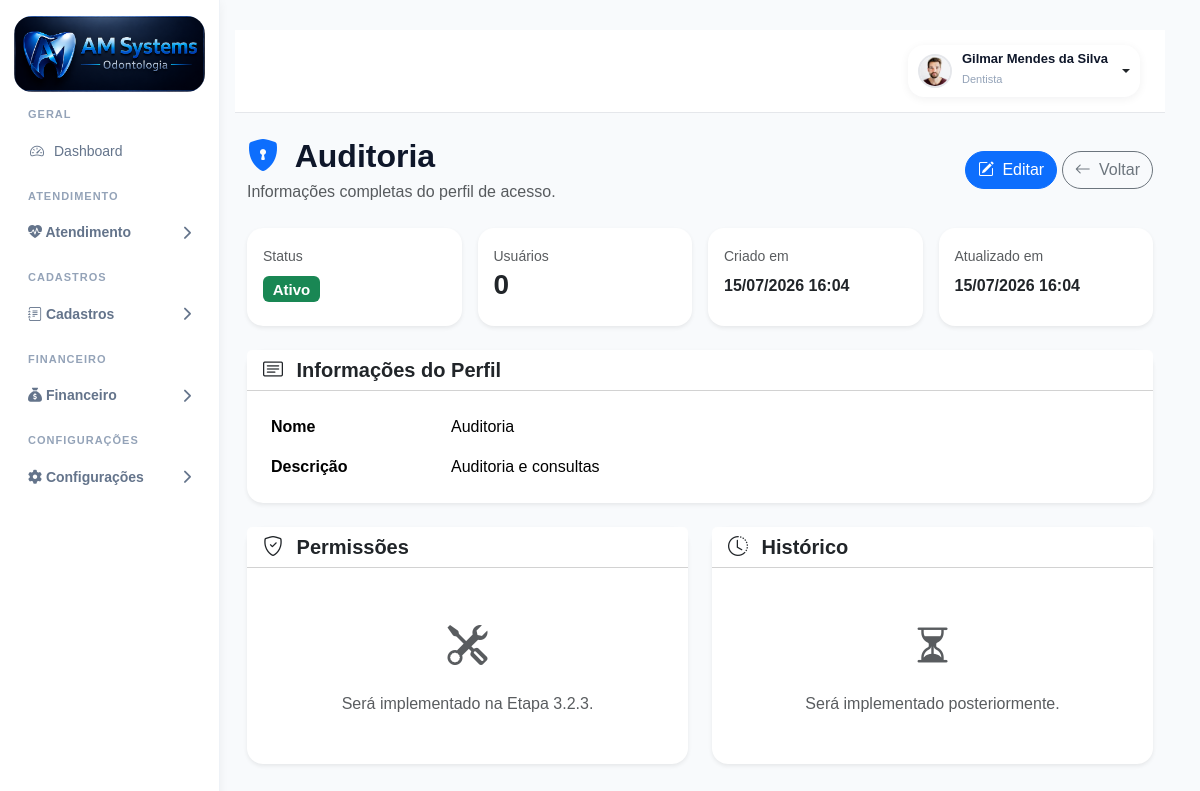
The app's page /perfis/8/ (signed in) with its own data.
### accounts/models.py (models this page shows, shortened)
class PerfilUsuario(models.Model):
    usuario = models.OneToOneField(
        User,
        on_delete=models.CASCADE,
        related_name="perfil"
    )
    perfil_acesso = models.ForeignKey(
        Perfil,
        on_delete=models.PROTECT,
        related_name="usuarios",
        verbose_name="Perfil de Acesso",
        blank=True,
        null=True
    )
    ADMIN = "admin"
    GESTOR = "gestor"
    DENTISTA = "dentista"
    SECRETARIA = "secretaria"
    ACD = "acd"
    CONTABILIDADE = "contabilidade"
    MARKETING = "marketing"
    AUDITORIA = "auditoria"
    TIPOS_USUARIO = [
        (ADMIN, "Administrador"),
        (GESTOR, "Gestor"),
        (DENTISTA, "Dentista"),
        (SECRETARIA, "Secretária"),
        (ACD, "Auxiliar de Saúde Bucal"),
        (CONTABILIDADE, "Contabilidade"),
        (MARKETING, "Marketing"),
        (AUDITORIA, "Auditoria"),
    ]
    tipo_usuario = models.CharField(
        max_length=30,
        choices=TIPOS_USUARIO,
        default=SECRETARIA
    )
    cro = models.CharField(
        max_length=20,
        blank=True,
        null=True
    )
    especialidade = models.CharField(
        max_length=100,
        blank=True,
        null=True
    )
    percentual_comissao = models.DecimalField(
        "Comissão (%)",
        max_digits=5,
        decimal_places=2,
        default=40.00,
        help_text="Percentual de comissão do dentista."
    )
    meta_mensal = models.DecimalField(
        "Meta Mensal (R$)",
        max_digits=10,
        decimal_places=2,
        default=0.00,
        help_text="Meta mensal de produção do dentista."
    )
    telefone = models.CharField(
        max_length=20,
        blank=True,
        null=True
    )
    celular = models.CharField(
        max_length=20,
        blank=True,
        null=True
    )
    cpf = models.CharField(
        max_length=14,
        blank=True,
        null=True
    )
    rg = models.CharField(
        max_length=20,
        blank=True,
        null=True
    )
    data_nascimento = models.DateField(
        blank=True,
        null=True
    )
    sexo = models.CharField(
        max_length=20,
        blank=True,
        null=True
    )
    foto = models.ImageField(
        upload_to="usuarios/fotos/",
        blank=True,
        null=True
    )
    assinatura = models.ImageField(
        upload_to="usuarios/assinaturas/",
        blank=True,
        null=True
    )
    cep = models.CharField(
        max_length=10,
        blank=True,
        null=True
    )
    logradouro = models.CharField(
        max_length=255,
        blank=True,
        null=True
    )
    numero = models.CharField(
        max_length=20,
        blank=True,
        null=True
    )
    complemento = models.CharField(
        max_length=100,
        blank=True,
        null=True
    )
    bairro = models.CharField(
        max_length=100,
        blank=True,
        null=True
    )
    cidade = models.CharField(
        max_length=100,
        blank=True,
        null=True
    )
    uf = models.CharField(
        max_length=2,
        blank=True,
        null=True
    )
    cro_uf = models.CharField(
        max_length=2,
        blank=True,
        null=True
    )
    ativo = models.BooleanField(
        default=True
    )
    somente_leitura = models.BooleanField(
        default=False
    )
    criado_em = models.DateTimeField(
        auto_now_add=True
    )
    atualizado_em = models.DateTimeField(
        auto_now=True
    )

class Perfil(models.Model):
    OPERACIONAL = "operacional"
    ADMINISTRATIVO = "administrativo"
    TIPOS_PERFIL = [
        (OPERACIONAL, "Operacional"),
        (ADMINISTRATIVO, "Administrativo"),
    ]
    nome = models.CharField(
        "Nome",
        max_length=100,
        unique=True
    )
    tipo = models.CharField(
        "Tipo do Perfil",
        max_length=20,
        choices=TIPOS_PERFIL,
        default=OPERACIONAL
    )
    descricao = models.TextField(
        "Descrição",
        blank=True,
        null=True
    )
    ativo = models.BooleanField(
        "Ativo",
        default=True
    )
    criado_em = models.DateTimeField(
        auto_now_add=True
    )
    atualizado_em = models.DateTimeField(
        auto_now=True
    )
    class Meta:
        ordering = ["tipo", "nome"]
        verbose_name = "Perfil"
        verbose_name_plural = "Perfis"

### accounts/views.py (the view)
@login_required
def perfil_detalhes(request, perfil_id):
    perfil = get_object_or_404(
        Perfil,
        id=perfil_id
    )
    context = {
        "perfil": perfil,
    }
    return render(
        request,
        "accounts/perfil_detalhes.html",
        context
    )

### accounts/templates/accounts/perfil_detalhes.html (shortened to what this page needs)
{% extends 'accounts/base.html' %}
{% block content %}
<div class="container-fluid mt-4">
    <div class="d-flex justify-content-between align-items-center flex-wrap mb-4">
        <div>
            <h2 class="fw-bold mb-1">
                <i class="bi bi-shield-lock-fill text-primary me-2"></i>
                {{ perfil.nome }}
            </h2>
            <p class="text-muted mb-0">
                Informações completas do perfil de acesso.
            </p>
        </div>
        <div>
            <a href="{% url 'editar_perfil' perfil.id %}"
               class="btn btn-primary rounded-pill">
                <i class="bi bi-pencil-square me-1"></i>
                Editar
            </a>
            <a href="{% url 'perfis' %}"
               class="btn btn-outline-secondary rounded-pill">
                <i class="bi bi-arrow-left me-1"></i>
                Voltar
            </a>
        </div>
    </div>
    <div class="row g-3 mb-4">
        <div class="col-lg-3 col-md-6">
            <div class="card border-0 shadow-sm rounded-4 h-100">
                <div class="card-body">
                    <small class="text-muted">
                        Status
                    </small>
                    <h5 class="fw-bold mt-2">
                        {% if perfil.ativo %}
                            <span class="badge bg-success">
                                Ativo
                            </span>
                        {% else %}
                            <span class="badge bg-danger">
                                Inativo
                            </span>
                        {% endif %}
                    </h5>
                </div>
            </div>
        </div>
        <div class="col-lg-3 col-md-6">
            <div class="card border-0 shadow-sm rounded-4 h-100">
                <div class="card-body">
                    <small class="text-muted">
                        Usuários
                    </small>
                    <h3 class="fw-bold">
                        0
                    </h3>
                </div>
            </div>
        </div>
        <div class="col-lg-3 col-md-6">
            <div class="card border-0 shadow-sm rounded-4 h-100">
                <div class="card-body">
                    <small class="text-muted">
                        Criado em
                    </small>
                    <h6 class="fw-bold mt-2">
                        {{ perfil.criado_em|date:"d/m/Y H:i" }}
                    </h6>
                </div>
            </div>
        </div>
        <div class="col-lg-3 col-md-6">
            <div class="card border-0 shadow-sm rounded-4 h-100">
                <div class="card-body">
                    <small class="text-muted">
                        Atualizado em
                    </small>
                    <h6 class="fw-bold mt-2">
                        {{ perfil.atualizado_em|date:"d/m/Y H:i" }}
                    </h6>
                </div>
            </div>
        </div>
    </div>
    <div class="card border-0 shadow-sm rounded-4 mb-4">
        <div class="card-header bg-white">
            <h5 class="fw-bold mb-0">
                <i class="bi bi-card-text me-2"></i>
                Informações do Perfil
            </h5>
        </div>
        <div class="card-body">
            <table class="table table-borderless mb-0">
                <tr>
                    <th width="180">
                        Nome
                    </th>
                    <td>
                        {{ perfil.nome }}
                    </td>
                </tr>
                <tr>
                    <th>
                        Descrição
                    </th>
                    <td>
                        {{ perfil.descricao|default:"Sem descrição." }}
                    </td>
                </tr>
            </table>
        </div>
    </div>
    <div class="row">
        <div class="col-lg-6 mb-4">
            <div class="card border-0 shadow-sm rounded-4 h-100">
                <div class="card-header bg-white">
                    <h5 class="fw-bold mb-0">
                        <i class="bi bi-shield-check me-2"></i>
                        Permissões
                    </h5>
                </div>
                <div class="card-body text-center text-muted py-5">
                    <i class="bi bi-tools fs-1 d-block mb-3"></i>
                    Será implementado na Etapa 3.2.3.
                </div>
            </div>
        </div>
        <div class="col-lg-6 mb-4">
            <div class="card border-0 shadow-sm rounded-4 h-100">
                <div class="card-header bg-white">
                    <h5 class="fw-bold mb-0">
                        <i class="bi bi-clock-history me-2"></i>
                        Histórico
                    </h5>
                </div>
                <div class="card-body text-center text-muted py-5">
                    <i class="bi bi-hourglass-split fs-1 d-block mb-3"></i>
                    Será implementado posteriormente.
                </div>
            </div>
        </div>
    </div>
</div>
{% endblock %}

### accounts/templates/accounts/base.html (shortened to what this page needs)
{% load static %}
{% load permissions_tags %}
<!DOCTYPE html>
<html lang="pt-br">
<head>
    <link href="https://cdn.jsdelivr.net/npm/bootstrap@5.3.3/dist/css/bootstrap.min.css" rel="stylesheet">
    <link rel="stylesheet" href="https://cdn.jsdelivr.net/npm/bootstrap-icons@1.11.3/font/bootstrap-icons.min.css">
    <link rel="stylesheet" href="https://cdnjs.cloudflare.com/ajax/libs/font-awesome/6.5.2/css/all.min.css">
    <link rel="stylesheet" href="{% static 'css/style.css' %}">
    <link rel="stylesheet" href="{% static 'css/pacientes.css' %}">
    <link rel="stylesheet" href="{% static 'css/odontograma.css' %}">
    <link rel="stylesheet" href="{% static 'css/anamnese.css' %}">
    <link rel="stylesheet" href="{% static 'css/ficha_clinica.css' %}">
    <link href="https://cdn.jsdelivr.net/npm/fullcalendar@6.1.15/index.global.min.css" rel="stylesheet">
</head>
<body>
    <div class="dashboard-wrapper">
        {% with perfil=request.user.perfil.tipo_usuario %}
        <aside class="sidebar">
            <div class="logo-area">
                <img src="{% static 'img/logo.png' %}" alt="Logo">
            </div>
<ul class="sidebar-menu">
    <div class="sidebar-section">
        GERAL
    </div>
    <li class="{% if 'dashboard' in request.path %}active{% endif %}">
        <a href="{% url 'dashboard' %}">
            <i class="bi bi-speedometer2"></i>
            <span>Dashboard</span>
        </a>
    </li>
<div class="sidebar-section">
    ATENDIMENTO
</div>
<li class="menu-group">
    <button class="menu-toggle">
        <span>
            <i class="bi bi-heart-pulse-fill"></i>
            Atendimento
        </span>
        <i class="fa-solid fa-chevron-right"></i>
    </button>
        {% possui_permissao request.user 'agenda' as pode_ver_agenda %}
        {% possui_permissao request.user 'pacientes' as pode_ver_pacientes %}
        {% possui_permissao request.user 'orcamentos' as pode_ver_orcamentos %}
        {% possui_permissao request.user 'relatorios' as pode_ver_relatorios %}
</li>
<div class="sidebar-section">
    CADASTROS
</div>
<li class="menu-group">
    <button class="menu-toggle">
        <span>
            <i class="bi bi-journal-text"></i>
            Cadastros
        </span>
        <i class="fa-solid fa-chevron-right"></i>
    </button>
        {% possui_permissao request.user 'procedimentos' as pode_ver_procedimentos %}
        {% possui_permissao request.user 'convenios' as pode_ver_convenios %}
</li>
{% possui_permissao request.user 'contas_pagar' as pode_contas_pagar %}
{% possui_permissao request.user 'contas_receber' as pode_contas_receber %}
{% possui_permissao request.user 'caixa' as pode_ver_caixa %}
{% if pode_contas_pagar or pode_contas_receber or pode_ver_caixa %}
<div class="sidebar-section">
    FINANCEIRO
</div>
<li class="menu-group">
    <button class="menu-toggle">
        <span>
            <i class="fa-solid fa-sack-dollar"></i>
            Financeiro
        </span>
        <i class="fa-solid fa-chevron-right"></i>
    </button>
       {% possui_permissao request.user "livro_caixa" "visualizar" as pode_ver_livro_caixa %}
</li>
{% endif %}
{% possui_permissao request.user 'fornecedores' as pode_ver_fornecedores %}
{% possui_permissao request.user 'produtos' as pode_ver_produtos %}
{% possui_permissao request.user 'compras' as pode_ver_compras %}
{% possui_permissao request.user 'estoque' as pode_ver_estoque %}
{% possui_permissao request.user 'movimentacoes_estoque' as pode_ver_movimentacoes %}
{% possui_permissao request.user 'produtos_criticos' as pode_ver_produtos_criticos %}
{% possui_permissao request.user 'lotes' as pode_ver_lotes %}
{% possui_permissao request.user 'marketing' as pode_marketing %}
{% possui_permissao request.user 'configuracao_clinica' as pode_configuracao_clinica %}
{% possui_permissao request.user 'metas_dentistas' as pode_metas_dentistas %}
{% possui_permissao request.user 'usuarios' as pode_usuarios %}
{% possui_permissao request.user 'perfis' as pode_perfis %}
{% if pode_configuracao_clinica or pode_metas_dentistas or pode_usuarios or pode_perfis %}
<div class="sidebar-section">
    CONFIGURAÇÕES
</div>
<li class="menu-group">
    <button class="menu-toggle">
        <span>
            <i class="fa-solid fa-gear"></i>
            Configurações
        </span>
        <i class="fa-solid fa-chevron-right"></i>
    </button>
</li>
{% endif %}
            </ul>
            {% endwith %}
        </aside>
        <main class="main-content">
            <div class="topbar">
                <div class="d-flex justify-content-end align-items-center">
                    {% if request.user.is_authenticated %}
                    <div class="dropdown">
                        <button class="btn profile-dropdown-btn dropdown-toggle" type="button" data-bs-toggle="dropdown"
                            aria-expanded="false">
                            {% if request.user.perfil.foto %}
                            <img src="{{ request.user.perfil.foto.url }}" alt="Foto" class="profile-avatar">
                            {% else %}
                            <div class="profile-avatar-placeholder"></div>
                            {% endif %}
                            <div class="text-start">
                                <div class="profile-user-name">
                                    {% if request.user.first_name and request.user.last_name %}
                                    {{ request.user.first_name }} {{ request.user.last_name }}
                                    {% elif request.user.first_name %}
                                    {{ request.user.first_name }}
                                    {% else %}
                                    {{ request.user.username }}
                                    {% endif %}
                                </div>
                                <small class="profile-user-role">
                                    {{ request.user.perfil.get_tipo_usuario_display }}
                                </small>
                            </div>
                        </button>
                    </div>
                    {% endif %}
                </div>
            </div>
            {% block content %}
            {% endblock %}
        </main>
    </div>
</body>
</html>

### records on screen
Perfil: nome "Auditoria", criado_em "15/07/2026 16:04", atualizado_em "15/07/2026 16:04", descricao "Auditoria e consultas"

### other values on screen
{{ request.user.first_name }} "Gilmar Mendes da Silva"
{{ request.user.perfil.get_tipo_usuario_display }} "Dentista"
